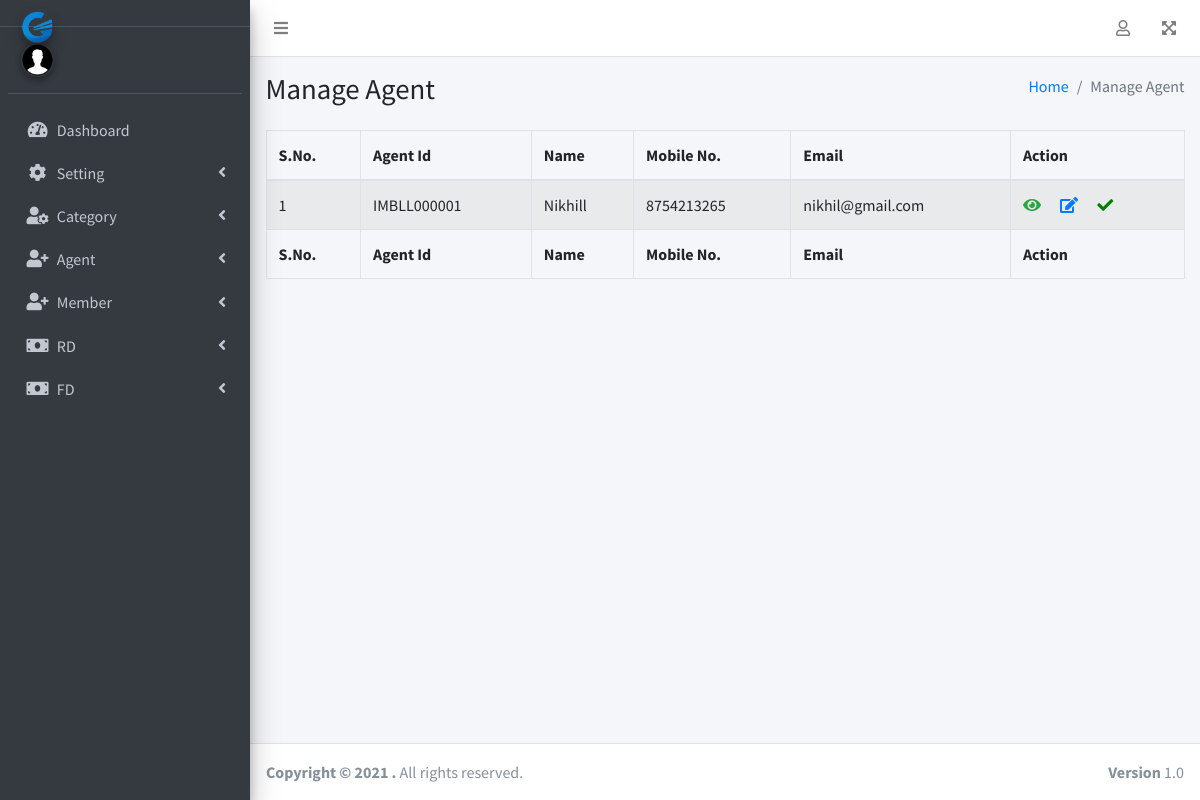
The app's page /index.php/admin/agent/manage_agent with its own data.
### tables this page shows
CREATE TABLE `agent` (
  `id` int(11) NOT NULL,
  `agent_id` varchar(255) NOT NULL,
  `name` varchar(100) NOT NULL,
  `dob` varchar(50) NOT NULL,
  `mobile` varchar(15) NOT NULL,
  `mail` varchar(30) NOT NULL,
  `address` longtext NOT NULL,
  `created_by_user_type_id` int(11) NOT NULL,
  `created_at` date NOT NULL,
  `updated_at` timestamp NOT NULL DEFAULT CURRENT_TIMESTAMP ON UPDATE CURRENT_TIMESTAMP,
  `status` int(11) NOT NULL DEFAULT '1'
);

### application/controllers/admin/Agent.php (called while the page is built, shortened)
<?php
class Agent extends CI_Controller
{
    public function __construct()
    {
        $this->load->model('Admin_Agent_model');
        $this->load->helper(array('form', 'url'));
    }
    public function manage_agent()
    {
        $data['title'] = "Manage Agent";
        $data['breadcrumb'] = "Manage Agent";
        $data['agent'] = $this->Admin_Agent_model->all_agent_data();
        $this->load->view('admin/agent/manage_agent', $data);
    }
}
?>

### index.php (called while the page is built, shortened)
<?php
require_once BASEPATH.'core/CodeIgniter.php';

### application/models/Admin_Agent_model.php (called while the page is built, shortened)
<?php
    class Admin_Agent_model extends CI_Model
    {
        public function all_agent_data() {
            return $this->db->select('*')->get('agent')->result_array();
        }
    }
?>

### application/views/admin/agent/manage_agent.php (the view, shortened to what this page needs)
<!DOCTYPE html>
<html lang="en">
<head>
</head>
<body class="hold-transition sidebar-mini layout-fixed ">
    <div class="wrapper">
        <div class="content-wrapper">
            <div class="content-header">
                <div class="container-fluid">
                    <div class="row mb-2">
                        <div class="col-sm-6">
                            <h1 class="m-0"><?php echo $title; ?></h1>
                        </div>
                        <div class="col-sm-6">
                            <ol class="breadcrumb float-sm-right">
                                <li class="breadcrumb-item"><a href="#">Home</a></li>
                                <li class="breadcrumb-item active"><?php echo $breadcrumb; ?></li>
                            </ol>
                        </div>
                    </div>
                </div>
            </div>
            <section class="content">
                <div class="container-fluid">
                    <div id="filter_data">
                        <table id="example1" class="table table-bordered table-striped">
                            <thead>
                                <tr>
                                    <th>S.No.</th>
                                    <th>Agent Id</th>
                                    <th>Name</th>
                                    <th>Mobile No.</th>
                                    <th>Email</th>
                                    <th>Action</th>
                                </tr>
                            </thead>
                            <tbody>
                            <?php foreach($agent as $a => $ag) { ?>
                                <tr>
                                    <td><?php echo $a +1 ?></td>
                                    <td><?php echo "IMBLL".$ag['agent_id'] ?></td>
                                    <td><?php echo $ag['name'] ?></td>
                                    <td><?php echo $ag['mobile'] ?></td>
                                    <td><?php echo $ag['mail'] ?></td>
                                    <td>
                                        <a href="javascript:void(0);" data-toggle="modal" data-target="#view_member_modal" onclick="view_agent(<?php echo $ag['id'] ?>)" title='Click to View Agent Data Details'><i class="fas fa-eye text-success"></i></a>&emsp;
                                        <a href="javascript:void(0);" data-toggle="modal" data-target="#update_member_modal" onclick="update_agent(<?php echo $ag['id'] ?>)" title='Click to Update Agent Data Details'><i class="fas fa-edit"></i></a>&emsp;
                                        <?php
                                            $status = ($ag['status'] == 1) ?
                                            "<a style='color:green' href='javascript:void()' onClick='return changeStatus(\"" . $ag['id'] . "\",\"0\",\"agent\",\"admin/common/chageStatus\")' title='Click to Di-Active Agent Details Data'><b><i class='fa fa-check'></i> </b></a>"
                                            :
                                            "<a style='color:red'  href='javascript:void()'  onClick='return changeStatus(\"" . $ag['id'] . "\",\"1\",\"agent\",\"admin/common/chageStatus\")' title='Click to Active Agent Details Data '><b><i class='fa fa-times'></i> </b></a>";
                                            echo "<span id=".$ag['id'].">".$status."</span>";
                                        ?>
                                    </td>
                                </tr>
                            <?php } ?>
                            </tbody>
                            <tfoot>
                                <tr>
                                    <th>S.No.</th>
                                    <th>Agent Id</th>
                                    <th>Name</th>
                                    <th>Mobile No.</th>
                                    <th>Email</th>
                                    <th>Action</th>
                                </tr>
                            </tfoot>
                        </table>
                    </div>
                </div>
            </section>
        </div>
    </div>
</body>
</html>

### records on screen
agent: agent "000001", name "Nikhill", mobile "8754213265", mail "nikhil@gmail.com"

### other values on screen
$title "Manage Agent"
$breadcrumb "Manage Agent"
